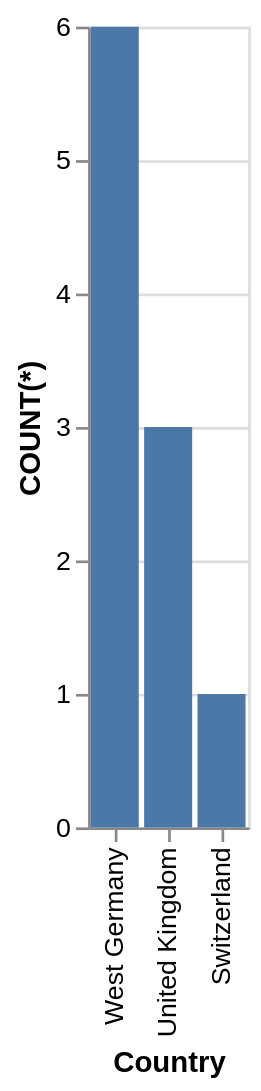

Describe this chart as a Vega-Lite specification.
### Vega-Lite specification from a JSON file in a GitHub repository (floating-point values rounded to 4 significant figures)
{"data": {"values": [{"x_data": "West Germany", "y_data": 6}, {"x_data": "United Kingdom", "y_data": 3}, {"x_data": "Switzerland", "y_data": 1}]}, "mark": "bar", "encoding": {"x": {"field": "x_data", "type": "nominal", "title": "Country", "sort": {"op": "sum", "field": "y_data", "order": "descending"}}, "y": {"field": "y_data", "type": "quantitative", "title": "COUNT(*)"}}}
